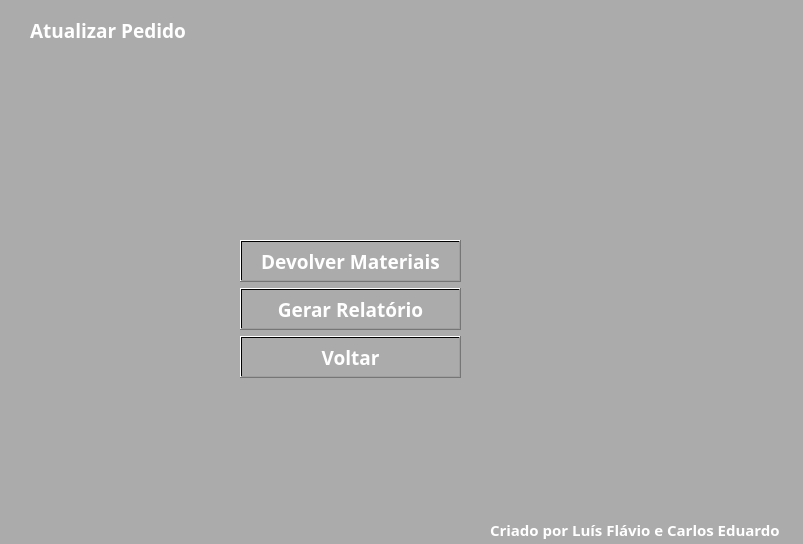
<?xml version="1.0" encoding="UTF-8"?>
<ui version="4.0">
 <class>atualizar</class>
 <widget class="QWidget" name="atualizar">
  <property name="geometry">
   <rect>
    <x>0</x>
    <y>0</y>
    <width>803</width>
    <height>544</height>
   </rect>
  </property>
  <property name="font">
   <font>
    <family>Segoe Print</family>
    <pointsize>14</pointsize>
    <bold>true</bold>
   </font>
  </property>
  <property name="windowTitle">
   <string>Atualizar</string>
  </property>
  <property name="windowIcon">
   <iconset>
    <normaloff>icone.ico</normaloff>icone.ico</iconset>
  </property>
  <property name="styleSheet">
   <string notr="true">background-color: qlineargradient(spread:pad, x1:0, y1:0, x2:1, y2:1, stop:1 rgba(171, 171, 171, 255));
color: qlineargradient(spread:pad, x1:0, y1:0, x2:1, y2:1, stop:0 rgba(255, 255, 255, 255));</string>
  </property>
  <widget class="QLabel" name="label">
   <property name="geometry">
    <rect>
     <x>30</x>
     <y>10</y>
     <width>511</width>
     <height>41</height>
    </rect>
   </property>
   <property name="font">
    <font>
     <family>Segoe Print</family>
     <pointsize>14</pointsize>
     <bold>true</bold>
    </font>
   </property>
   <property name="styleSheet">
    <string notr="true">color: qlineargradient(spread:pad, x1:0, y1:0, x2:1, y2:1, stop:0 rgba(255, 255, 255, 255));</string>
   </property>
   <property name="text">
    <string>Atualizar Pedido</string>
   </property>
  </widget>
  <widget class="QWidget" name="verticalLayoutWidget">
   <property name="geometry">
    <rect>
     <x>240</x>
     <y>240</y>
     <width>221</width>
     <height>140</height>
    </rect>
   </property>
   <layout class="QVBoxLayout" name="verticalLayout">
    <item>
     <widget class="QPushButton" name="devolver">
      <property name="minimumSize">
       <size>
        <width>0</width>
        <height>42</height>
       </size>
      </property>
      <property name="font">
       <font>
        <family>Segoe Print</family>
        <pointsize>14</pointsize>
        <bold>true</bold>
       </font>
      </property>
      <property name="text">
       <string>Devolver Materiais</string>
      </property>
     </widget>
    </item>
    <item>
     <widget class="QPushButton" name="relatorio">
      <property name="minimumSize">
       <size>
        <width>0</width>
        <height>42</height>
       </size>
      </property>
      <property name="font">
       <font>
        <family>Segoe Print</family>
        <pointsize>14</pointsize>
        <bold>true</bold>
       </font>
      </property>
      <property name="text">
       <string>Gerar Relatório</string>
      </property>
     </widget>
    </item>
    <item>
     <widget class="QPushButton" name="voltar">
      <property name="minimumSize">
       <size>
        <width>0</width>
        <height>42</height>
       </size>
      </property>
      <property name="font">
       <font>
        <family>Segoe Print</family>
        <pointsize>14</pointsize>
        <bold>true</bold>
       </font>
      </property>
      <property name="text">
       <string>Voltar</string>
      </property>
     </widget>
    </item>
   </layout>
  </widget>
  <widget class="QLabel" name="label_2">
   <property name="geometry">
    <rect>
     <x>490</x>
     <y>520</y>
     <width>311</width>
     <height>20</height>
    </rect>
   </property>
   <property name="font">
    <font>
     <family>Segoe Print</family>
     <pointsize>11</pointsize>
     <bold>true</bold>
    </font>
   </property>
   <property name="styleSheet">
    <string notr="true">color: qlineargradient(spread:pad, x1:0, y1:0, x2:1, y2:1, stop:0 rgba(255, 255, 255, 255));</string>
   </property>
   <property name="text">
    <string>Criado por Luís Flávio e Carlos Eduardo</string>
   </property>
  </widget>
  <widget class="QLabel" name="label_3">
   <property name="geometry">
    <rect>
     <x>580</x>
     <y>10</y>
     <width>171</width>
     <height>151</height>
    </rect>
   </property>
   <property name="text">
    <string/>
   </property>
   <property name="pixmap">
    <pixmap>unesp-logo-11.png</pixmap>
   </property>
   <property name="scaledContents">
    <bool>true</bool>
   </property>
  </widget>
 </widget>
 <resources/>
 <connections/>
</ui>
